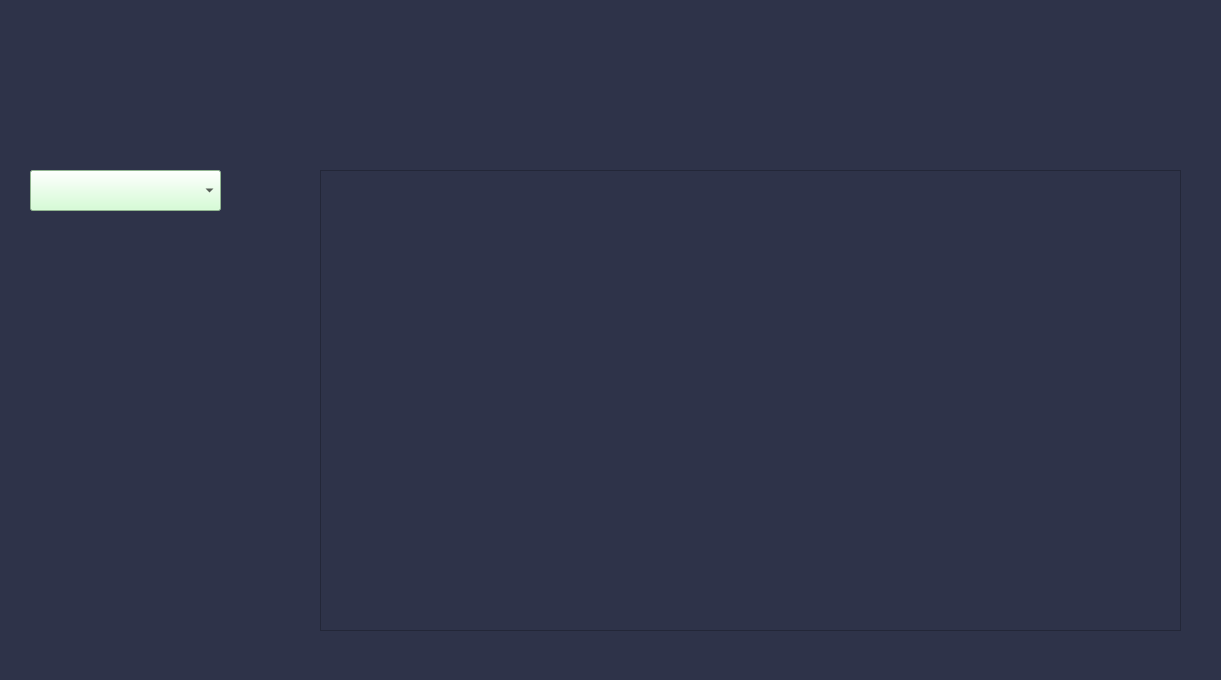
<?xml version="1.0" encoding="UTF-8"?>
<ui version="4.0">
 <class>Form</class>
 <widget class="QWidget" name="Form">
  <property name="geometry">
   <rect>
    <x>0</x>
    <y>0</y>
    <width>1221</width>
    <height>680</height>
   </rect>
  </property>
  <property name="windowTitle">
   <string>Form</string>
  </property>
  <property name="styleSheet">
   <string notr="true">background-color: #2e3349;</string>
  </property>
  <widget class="QComboBox" name="quesid">
   <property name="geometry">
    <rect>
     <x>30</x>
     <y>170</y>
     <width>191</width>
     <height>41</height>
    </rect>
   </property>
   <property name="styleSheet">
    <string notr="true">background-color: #CBFECB;
color: black;</string>
   </property>
  </widget>
  <widget class="QPlainTextEdit" name="result">
   <property name="geometry">
    <rect>
     <x>320</x>
     <y>170</y>
     <width>861</width>
     <height>461</height>
    </rect>
   </property>
   <property name="styleSheet">
    <string notr="true">font: 75 12pt &quot;Albany AMT&quot;;
color: rgb(255, 255, 255);</string>
   </property>
  </widget>
 </widget>
 <resources/>
 <connections/>
</ui>
